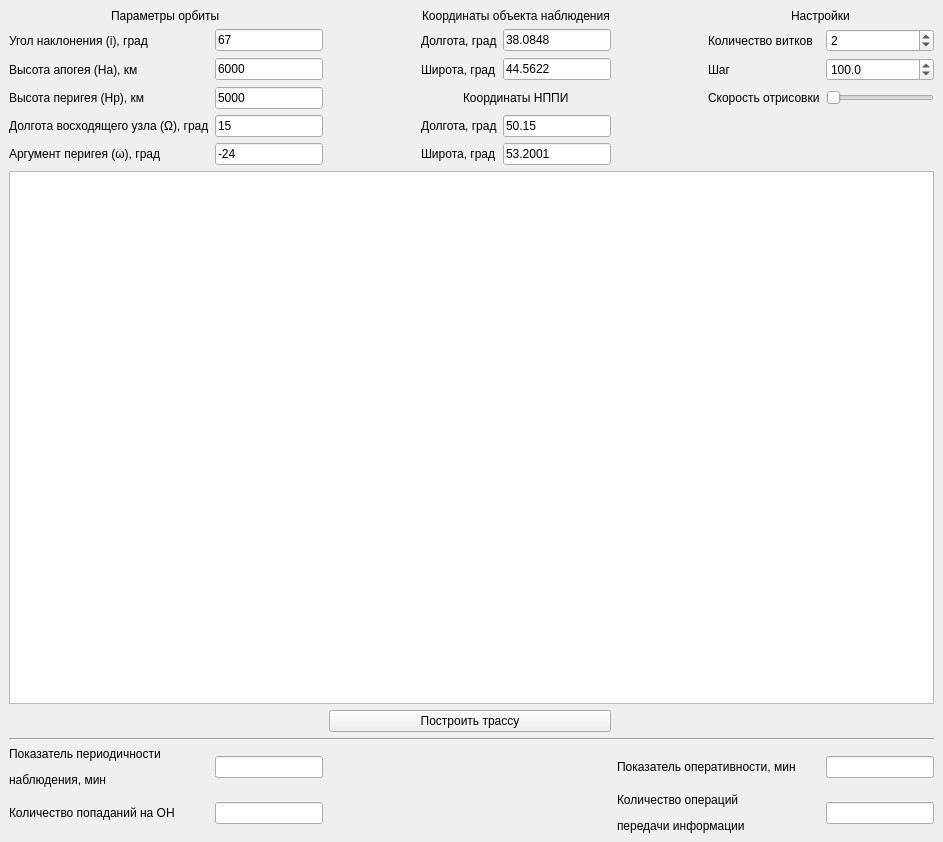
<?xml version="1.0" encoding="UTF-8"?>
<ui version="4.0">
 <class>MainWindow</class>
 <widget class="QMainWindow" name="MainWindow">
  <property name="geometry">
   <rect>
    <x>0</x>
    <y>0</y>
    <width>943</width>
    <height>842</height>
   </rect>
  </property>
  <property name="windowTitle">
   <string>Построение трассы КА ДЗЗ</string>
  </property>
  <widget class="QWidget" name="main">
   <layout class="QGridLayout" name="gridLayout">
    <item row="3" column="4">
     <widget class="QLineEdit" name="lnLatitudeOO">
      <property name="text">
       <string>44.5622</string>
      </property>
     </widget>
    </item>
    <item row="6" column="1">
     <widget class="QLineEdit" name="lnArgPer">
      <property name="text">
       <string>-24</string>
      </property>
     </widget>
    </item>
    <item row="4" column="3" colspan="2" alignment="Qt::AlignHCenter">
     <widget class="QLabel" name="label_14">
      <property name="text">
       <string>Координаты НППИ</string>
      </property>
     </widget>
    </item>
    <item row="1" column="2">
     <spacer name="horizontalSpacer">
      <property name="orientation">
       <enum>Qt::Horizontal</enum>
      </property>
      <property name="sizeHint" stdset="0">
       <size>
        <width>40</width>
        <height>20</height>
       </size>
      </property>
     </spacer>
    </item>
    <item row="1" column="1">
     <widget class="QLineEdit" name="lnInclination">
      <property name="text">
       <string>67</string>
      </property>
     </widget>
    </item>
    <item row="12" column="0">
     <widget class="QLabel" name="label_19">
      <property name="text">
       <string>Количество попаданий на ОН</string>
      </property>
     </widget>
    </item>
    <item row="0" column="0" colspan="2" alignment="Qt::AlignHCenter">
     <widget class="QLabel" name="label">
      <property name="autoFillBackground">
       <bool>false</bool>
      </property>
      <property name="text">
       <string>Параметры орбиты</string>
      </property>
     </widget>
    </item>
    <item row="4" column="6">
     <widget class="QLabel" name="label_9">
      <property name="text">
       <string>Скорость отрисовки</string>
      </property>
     </widget>
    </item>
    <item row="4" column="1">
     <widget class="QLineEdit" name="lnPerigos">
      <property name="text">
       <string>5000</string>
      </property>
     </widget>
    </item>
    <item row="9" column="2" colspan="3">
     <widget class="QPushButton" name="pbPlot">
      <property name="text">
       <string>Построить трассу</string>
      </property>
     </widget>
    </item>
    <item row="5" column="3">
     <widget class="QLabel" name="label_15">
      <property name="text">
       <string>Долгота, град</string>
      </property>
     </widget>
    </item>
    <item row="12" column="7">
     <widget class="QLineEdit" name="ln_lgs"/>
    </item>
    <item row="1" column="0">
     <widget class="QLabel" name="label_2">
      <property name="text">
       <string>Угол наклонения (i), град</string>
      </property>
     </widget>
    </item>
    <item row="12" column="1">
     <widget class="QLineEdit" name="ln_loo"/>
    </item>
    <item row="5" column="1">
     <widget class="QLineEdit" name="lnOmega">
      <property name="text">
       <string>15</string>
      </property>
     </widget>
    </item>
    <item row="4" column="0">
     <widget class="QLabel" name="label_4">
      <property name="text">
       <string>Высота перигея (Hp), км</string>
      </property>
     </widget>
    </item>
    <item row="1" column="3">
     <widget class="QLabel" name="label_10">
      <property name="text">
       <string>Долгота, град</string>
      </property>
     </widget>
    </item>
    <item row="5" column="0">
     <widget class="QLabel" name="label_5">
      <property name="text">
       <string>Долгота восходящего узла (Ω), град</string>
      </property>
     </widget>
    </item>
    <item row="0" column="3" colspan="2" alignment="Qt::AlignHCenter">
     <widget class="QLabel" name="label_12">
      <property name="text">
       <string>Координаты объекта наблюдения</string>
      </property>
     </widget>
    </item>
    <item row="1" column="4">
     <widget class="QLineEdit" name="lnLongitudeOO">
      <property name="text">
       <string>38.0848 </string>
      </property>
     </widget>
    </item>
    <item row="11" column="0">
     <widget class="QLabel" name="label_17">
      <property name="text">
       <string>&lt;html&gt;&lt;head/&gt;&lt;body&gt;&lt;p align=&quot;justify&quot;&gt;Показатель периодичности&lt;/p&gt;&lt;p align=&quot;justify&quot;&gt;наблюдения, мин&lt;/p&gt;&lt;/body&gt;&lt;/html&gt;</string>
      </property>
     </widget>
    </item>
    <item row="3" column="7">
     <widget class="QDoubleSpinBox" name="sbStep">
      <property name="decimals">
       <number>1</number>
      </property>
      <property name="minimum">
       <double>10.000000000000000</double>
      </property>
      <property name="maximum">
       <double>200.000000000000000</double>
      </property>
      <property name="singleStep">
       <double>0.100000000000000</double>
      </property>
      <property name="value">
       <double>100.000000000000000</double>
      </property>
     </widget>
    </item>
    <item row="8" column="0" colspan="8">
     <widget class="PlotWidget" name="pwPlot"/>
    </item>
    <item row="11" column="5" colspan="2">
     <widget class="QLabel" name="label_18">
      <property name="text">
       <string>Показатель оперативности, мин</string>
      </property>
     </widget>
    </item>
    <item row="0" column="6" colspan="2" alignment="Qt::AlignHCenter">
     <widget class="QLabel" name="label_13">
      <property name="text">
       <string>Настройки</string>
      </property>
     </widget>
    </item>
    <item row="6" column="3">
     <widget class="QLabel" name="label_16">
      <property name="text">
       <string>Широта, град</string>
      </property>
     </widget>
    </item>
    <item row="1" column="7">
     <widget class="QSpinBox" name="sbNCoils">
      <property name="value">
       <number>2</number>
      </property>
     </widget>
    </item>
    <item row="5" column="4">
     <widget class="QLineEdit" name="lnLongitudeGSRI">
      <property name="text">
       <string>50.15</string>
      </property>
     </widget>
    </item>
    <item row="11" column="1">
     <widget class="QLineEdit" name="ln_too"/>
    </item>
    <item row="6" column="0">
     <widget class="QLabel" name="label_6">
      <property name="text">
       <string>Аргумент перигея (ω), град</string>
      </property>
     </widget>
    </item>
    <item row="1" column="5">
     <spacer name="horizontalSpacer_2">
      <property name="orientation">
       <enum>Qt::Horizontal</enum>
      </property>
      <property name="sizeHint" stdset="0">
       <size>
        <width>40</width>
        <height>20</height>
       </size>
      </property>
     </spacer>
    </item>
    <item row="6" column="4">
     <widget class="QLineEdit" name="lnLatitudeGSRI">
      <property name="text">
       <string>53.2001</string>
      </property>
     </widget>
    </item>
    <item row="1" column="6">
     <widget class="QLabel" name="label_8">
      <property name="text">
       <string>Количество витков</string>
      </property>
     </widget>
    </item>
    <item row="3" column="3">
     <widget class="QLabel" name="label_11">
      <property name="text">
       <string>Широта, град</string>
      </property>
     </widget>
    </item>
    <item row="11" column="7">
     <widget class="QLineEdit" name="ln_tgs"/>
    </item>
    <item row="3" column="0">
     <widget class="QLabel" name="label_3">
      <property name="text">
       <string>Высота апогея (Ha), км</string>
      </property>
     </widget>
    </item>
    <item row="3" column="1">
     <widget class="QLineEdit" name="lnApofis">
      <property name="text">
       <string>6000</string>
      </property>
     </widget>
    </item>
    <item row="3" column="6">
     <widget class="QLabel" name="label_7">
      <property name="text">
       <string>Шаг</string>
      </property>
     </widget>
    </item>
    <item row="4" column="7">
     <widget class="QSlider" name="sldDrowV">
      <property name="minimum">
       <number>1</number>
      </property>
      <property name="maximum">
       <number>100</number>
      </property>
      <property name="sliderPosition">
       <number>1</number>
      </property>
      <property name="orientation">
       <enum>Qt::Horizontal</enum>
      </property>
     </widget>
    </item>
    <item row="12" column="5" colspan="2">
     <widget class="QLabel" name="label_20">
      <property name="text">
       <string>&lt;html&gt;&lt;head/&gt;&lt;body&gt;&lt;p&gt;Количество операций&lt;/p&gt;&lt;p&gt;передачи информации&lt;/p&gt;&lt;/body&gt;&lt;/html&gt;</string>
      </property>
     </widget>
    </item>
    <item row="10" column="0" colspan="8">
     <widget class="Line" name="line">
      <property name="orientation">
       <enum>Qt::Horizontal</enum>
      </property>
     </widget>
    </item>
   </layout>
  </widget>
 </widget>
 <customwidgets>
  <customwidget>
   <class>PlotWidget</class>
   <extends>QGraphicsView</extends>
   <header>pyqtgraph</header>
  </customwidget>
 </customwidgets>
 <resources/>
 <connections/>
</ui>
